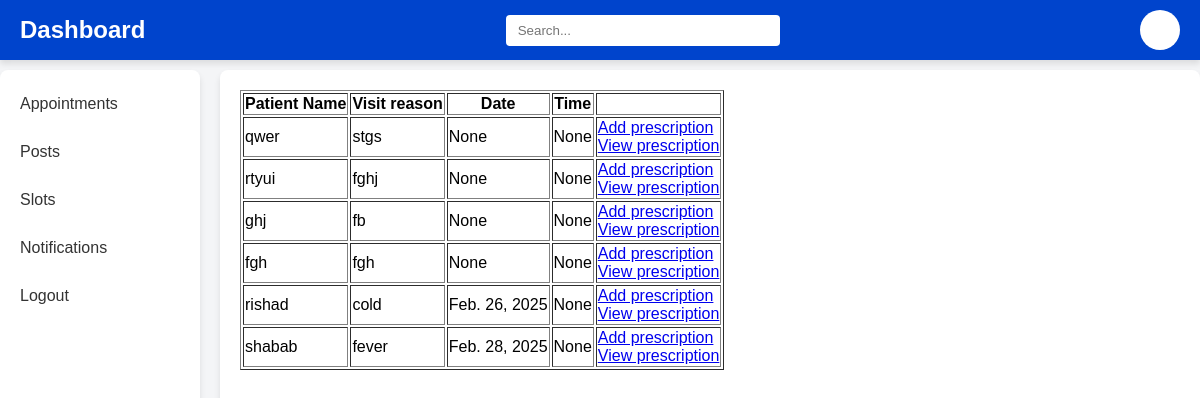
Screenshot of /api/docviewappointment (signed in) with the database file from the repository.
### Predictivehealthapp/models.py (models this page shows)
class bookinginfoTable(models.Model):
    USERID=models.ForeignKey(userTable,on_delete=models.CASCADE,null=True,blank=True,related_name='userid')
    DOCTORID=models.ForeignKey(DoctorTable,on_delete=models.CASCADE,null=True,blank=True,)
    patient_name=models.CharField(max_length=300,null=True,blank=True)
    patient_age=models.CharField(max_length=300,null=True,blank=True)
    patient_height=models.CharField(max_length=300,null=True,blank=True)
    patient_weight=models.CharField(max_length=300,null=True,blank=True)
    patient_addr=models.CharField(max_length=300,null=True,blank=True)
    APPOINTMENTDATE=models.DateField(null=True,blank=True)
    APPOINTMENTTIME=models.TimeField(null=True,blank=True)
    visitReason=models.CharField(max_length=300,null=True,blank=True)
    status=models.CharField(max_length=20,null=True,blank=True)

### Predictivehealthapp/views.py (the view)
# urls.py: path('docviewappointment',docviewapppointment.as_view(),name="docviewappointment"),
class docviewapppointment(View):
    def get(self,request):
        doc_obj=DoctorTable.objects.get(LOGINID_id=request.session['user_id'])
        obj=bookinginfoTable.objects.filter(DOCTORID_id=doc_obj.id)
        return render(request,'doctor/view-appo-doc.html',{'obj':obj})

### templates/doctor/view-appo-doc.html (shortened to what this page needs)
{% extends 'doctor/doc-dashboard.html' %}
            {% block body %}
            <table border="1">
                <tr>
                    <th>Patient Name</th>
                    <th>Visit reason</th>
                    <th>Date</th>
                    <th>Time</th>
                    <td></td>
                </tr>
                {% for i in obj %}
                <tr>
                    <td>{{i.patient_name}}</td>
                    <td>{{i.visitReason}}</td>
                    <td>{{i.APPOINTMENTDATE}}</td>
                    <td>{{i.APPOINTMENTTIME}}</td>
                    <td><a href="/addprescription/{{i.id}}">Add prescription</a><br><a href="/viewprescription/{{i.id}}">View prescription</a></td>
                </tr>
                {% endfor %}
            </table>
            {% endblock %}

### templates/doctor/doc-dashboard.html (style rules this page uses)
body { font-family: Arial, sans-serif; margin: 0; padding: 0; background-color: #f4f5f7; }

### rows the page displays
bookinginfoTable: patient_name "qwer", visitReason "stgs", APPOINTMENTDATE "None", APPOINTMENTTIME "None"
bookinginfoTable: patient_name "rtyui", visitReason "fghj", APPOINTMENTDATE "None", APPOINTMENTTIME "None"
bookinginfoTable: patient_name "ghj", visitReason "fb", APPOINTMENTDATE "None", APPOINTMENTTIME "None"
bookinginfoTable: patient_name "fgh", visitReason "fgh", APPOINTMENTDATE "None", APPOINTMENTTIME "None"
bookinginfoTable: patient_name "rishad", visitReason "cold", APPOINTMENTDATE "Feb. 26, 2025", APPOINTMENTTIME "None"
bookinginfoTable: patient_name "shabab", visitReason "fever", APPOINTMENTDATE "Feb. 28, 2025", APPOINTMENTTIME "None"
